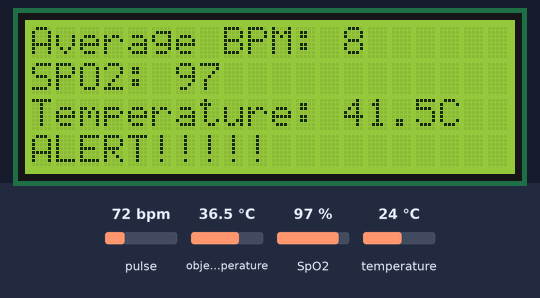
A sketch run on a simulated Arduino Mega 2560, built with avr-gcc and run on an emulated ATmega2560. On the bench: 20×4 character LCD. The test bench sets the inputs (shaded band); at power-on: object temperature 36.5 °C, pulse 72 bpm, SpO2 97 %, temperature 24 °C. What the sketch prints to the serial monitor is not drawn.

Above: at 3.3 s.
3.4 s: object temperature set to 32 °C
At 4.7 s:
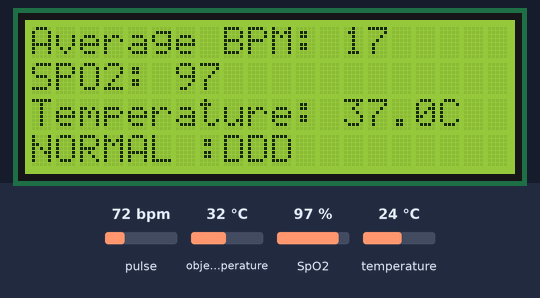
8.4 s: pulse set to 42 bpm
At 13.1 s:
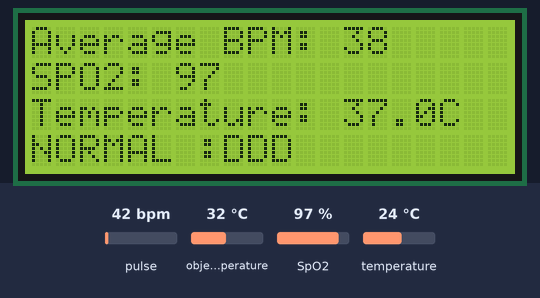
13.4 s: SpO2 set to 94 %
At 15.6 s:
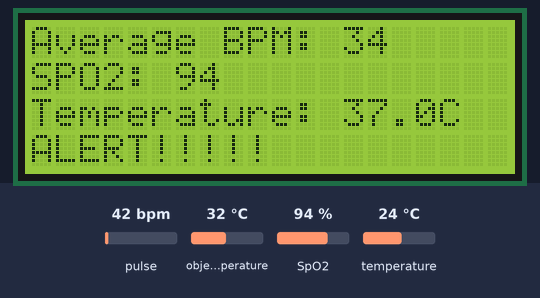
16.5 s: object temperature set to 20 °C
At 18.9 s:
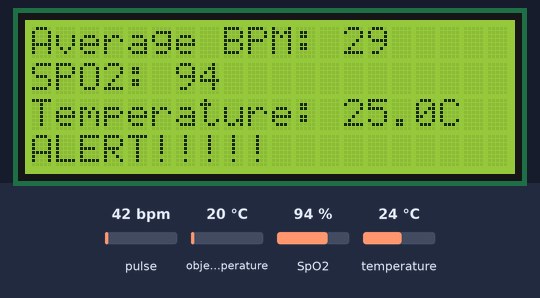
21.5 s: SpO2 set to 80 %
At 24.3 s:
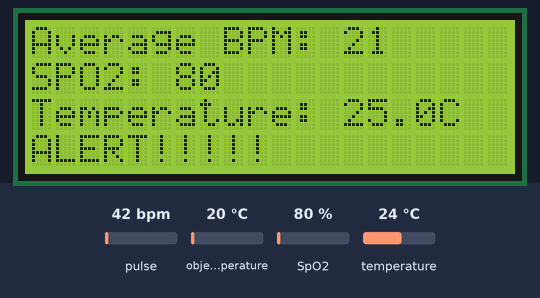
Timing chart, 0 to 25.7 s (numbered marks = the images above; inputs shaded):
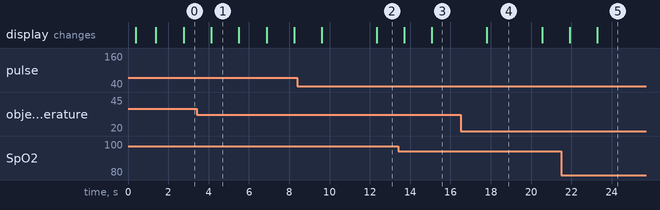

The sketch:

lmao.ino
```cpp
#include <Wire.h>
#include "MAX30105.h"
#include "heartRate.h"
#include "spo2_algorithm.h"
#include <Adafruit_MLX90614.h>
#include <LiquidCrystal_I2C.h>
#include <math.h>

// Pin definitions
#define SDA_PIN 21
#define SCL_PIN 22

int i = 0;

MAX30105 particleSensor;

// Heart rate set up
const byte RATE_SIZE = 5;
byte rates[RATE_SIZE];
byte rateSpot = 0;
long lastBeat = 0;
float beatsPerMinute;
int beatAvg;

// SpO2 set up
#define MAX_BRIGHTNESS 255
uint32_t irBuffer[100];
uint32_t redBuffer[100];
int32_t bufferLength;
int32_t spo2;
int8_t validSPO2;
int32_t heartRate;
int8_t validHeartRate;
byte pulseLED = 11;
byte readLED = 13;

// Temperature set up
Adafruit_MLX90614 mlx = Adafruit_MLX90614();

// LCD set up
LiquidCrystal_I2C lcd(0x27, 20, 4);

void setup() {
  Serial.begin(115200);
  while(!Serial);

  Wire.setPins(SDA_PIN, SCL_PIN);
  Wire.setClock(400000);
  Wire.begin();

  Serial.println("Initializing...");

  // LCD initialization
  lcd.init();
  lcd.backlight();
  lcd.setCursor(0, 0);
  lcd.print("Initializing...");
  Serial.println("LCD initialized");
  delay(100);

  // Initialize MAX30105
  if (!particleSensor.begin(Wire, I2C_SPEED_STANDARD)) {
    Serial.println("MAX30105 was not found. Please check wiring/power.");
    lcd.setCursor(0, 1);
    lcd.print("MAX30105 not found");
    while (1);
  }
  Serial.println("MAX30105 initialized");
  particleSensor.setup();
  particleSensor.setPulseAmplitudeRed(0x0A);
  particleSensor.setPulseAmplitudeGreen(0);
  delay(100);

  // Initialize MLX90614
  if (!mlx.begin()) {
    Serial.println("Error connecting to MLX sensor. Check wiring.");
    lcd.setCursor(0, 2);
    lcd.print("MLX sensor error");
    while (1);
  }
  Serial.println("MLX90614 initialized");
  delay(100);

  Serial.println("All sensors initialized successfully");
  lcd.clear();
  lcd.print("Ready!");
  delay(1000);
  lcd.clear();
}

void loop() {
  // Heart rate and SpO2
  long irValue = particleSensor.getIR();

  if (irValue < 50000) {
    Serial.println("No finger detected or weak signal");
  } else {
    if (checkForBeat(irValue) == true) {
      long delta = millis() - lastBeat;
      lastBeat = millis();

      beatsPerMinute = 60.0 / (delta / 1000.0);

      if (beatsPerMinute < 255.0 && beatsPerMinute > 20.0) {
        rates[rateSpot++] = (byte)beatsPerMinute;
        rateSpot %= RATE_SIZE;

        beatAvg = 0;
        for (byte x = 0 ; x < RATE_SIZE ; x++)
          beatAvg += rates[x];
        beatAvg /= RATE_SIZE;
      }
    }

  bufferLength = 100;

  for (byte j = 0 ; j < bufferLength ; j++) {
    while (particleSensor.available() == false)
      particleSensor.check();

    redBuffer[j] = particleSensor.getRed();
    irBuffer[j] = particleSensor.getIR();
    particleSensor.nextSample();
  }

  maxim_heart_rate_and_oxygen_saturation(irBuffer, bufferLength, redBuffer, &spo2, &validSPO2, &heartRate, &validHeartRate);
  }

  // Temperature
  float objectTemp = mlx.readObjectTempC();
  float ambientTemp = mlx.readAmbientTempC();
  float tempC_offset = objectTemp + 5;

  if (isnan(objectTemp) || isnan(ambientTemp)) {
    Serial.println("Failed to read from MLX sensor");
  } else {
    Serial.print("Object Temperature: ");
    Serial.print(objectTemp);
    Serial.print("°C, Ambient Temperature: ");
    Serial.print(ambientTemp);
    Serial.println("°C");
  }

  // Print values to LCD
  lcd.clear();
  lcd.setCursor(0, 0);
  lcd.print("Average BPM: ");
  lcd.print(beatAvg);

  lcd.setCursor(0, 1);
  lcd.print("SPO2: ");
  if (validSPO2) {
    lcd.print(spo2);
  } else {
    lcd.print("--");
  }

  lcd.setCursor(0, 2);
  lcd.print("Temperature: ");
  if (!isnan(tempC_offset)) {
    lcd.print(tempC_offset, 1);
    lcd.print("C");
  } else {
    lcd.print("Error");
  }

  lcd.setCursor(0, 3);
  String status;
  // if ((beatAvg > 50 && beatAvg < 95) && (tempC_offset > 35 && tempC_offset < 38) && (spo2 > 95 && spo2 < 101)) {
  if ((tempC_offset > 35 && tempC_offset < 38) && (spo2 > 95 && spo2 < 101)) {
    status = "NORMAL :DDD";
  } else {
    status = "ALERT!!!!!";
  }
  lcd.print(status);

  // Print values to Serial
  Serial.print("Average BPM: ");
  Serial.println(beatAvg);

  Serial.print("SPO2: ");
  if (validSPO2) {
    Serial.println(spo2);
  } else {
    Serial.println("Invalid");
  }

  Serial.print("Temperature: ");
  if (!isnan(objectTemp)) {
    Serial.print(objectTemp);
    Serial.println("°C");
  } else {
    Serial.println("Error");
  }

  Serial.println(i);
  i++;

  // delay(1000);
}
```

Measured:
- the behaviour switches between 96 and 95 % on SpO2 (found by bisection; images 2 and 3)
- after the input at 3.4 s, the display: changes after 0.74 s (image 1)
- after the input at 8.4 s, the display: first differs from a run without the input after 3.9 s (image 2)
- after the input at 13.4 s, the display: first changes after 0.31 s (image 3 shows a later state)
- after the input at 21.5 s, the display: first changes after 0.41 s (image 5 shows a later state)
- what the display in image 1 shows lasts 1.4 s, from 4.1 s to 5.5 s
